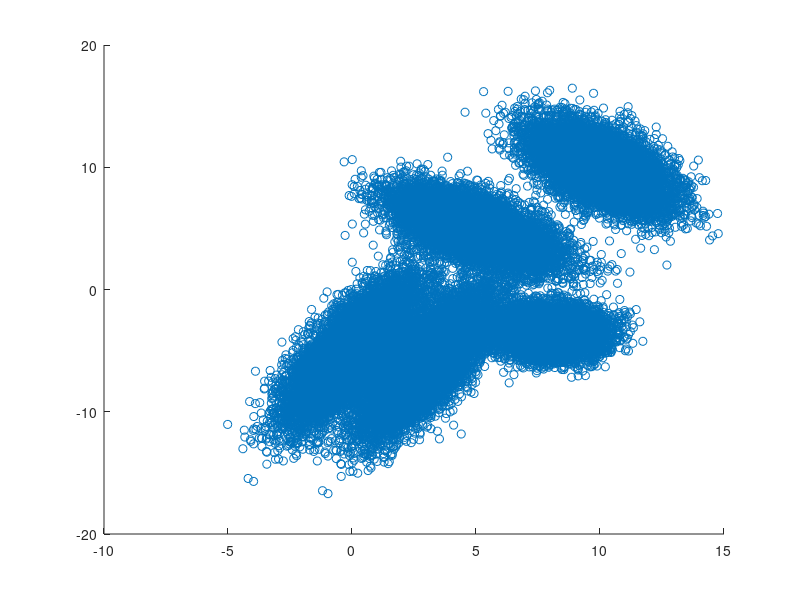

Write the MATLAB code that produced this figure. (Note: this script raises an error after producing the figure.)
clear all
close all

randNumsPerCluster = 10000;                     % Number of random points per cluster
n = 4;
k = 2^n;                                         % Number of centroids

           
randPoints = randn([2 randNumsPerCluster]);     % Creates normally distributed clusters

mag1 = [2 0;0 1];
theta1 = 45 * (pi/180); 
angle1 = [cos(theta1) sin(theta1);-sin(theta1) cos(theta1)];
cluster1 = (angle1 * mag1 * randPoints) + [5; 5];
mag2 = [1 0;0 2];
theta2 = -30 * (pi/180);
angle2 = [cos(theta2) sin(theta2);-sin(theta2) cos(theta2)];
cluster2 = (angle2 * mag2 * randPoints) + [10;10];
mag3 = [3 0;0 0.8];
theta3 = -70 * (pi/180);
angle3 = [cos(theta3) sin(theta3);-sin(theta3) cos(theta3)];
cluster3 = (angle3 * mag3 * randPoints) + [0;-5];
mag4 = [3 0;0 0.8];
theta4 = -70 * (pi/180);
angle4 = [cos(theta3) sin(theta3);-sin(theta3) cos(theta3)];
cluster4 = (angle3 * mag3 * randPoints) + [3;-6];
cluster5 = (randPoints) + [8;-3.5];
randNumsMat =[cluster1, cluster2, cluster3 ,cluster4,cluster5];
randNums = length(randNumsMat(2));   

figure(1)
scatter(randNumsMat(1,:), randNumsMat(2,:),'m.')

randPointsx = randNumsMat(1,:);
randPointsy = randNumsMat(2,:);
clear mag1 mag2 mag3 angle1 angle2 angle3 randNumsPerCluster
clear theta1 theta2 theta3

covData = cov(randNumsMat');
sigmaX = covData(1,1);
sigmaY = covData(2,2);
mu = evenSpread(n, sigmaX, sigmaY);
mu = mu + [mean(randPointsx); mean(randPointsy)]    % evenSpread returns values centered at zero, they need to be shifted to
mu_x = mu(1,:);                                     % the mean of the input data
mu_y = mu(2,:);                 
sigma{k} = 0;
for i = 1:k
    sigma{i} = covData;
end

goodFit = false;
iteration = 1;
fit = 0;
while goodFit == false
                     
    for i = 1:k
        probMat(i,:) = mvnpdf(randNumsMat',[mu_x(i) mu_y(i)],sigma{i});     % Probability for any point existing on any gaussian
    end
    weightMat = probMat(:,:) ./ sum(probMat(:,:));                          % Probability of any point belonging to any centroid compared to others
    mu = [mu_x(:) mu_y(:)];
    oldMu = mu;
    for i = 1:k
        mu_x(i) = sum(weightMat(i,:) .* randNumsMat(1,:))/ sum(weightMat(i,:));   % Updates x and y vectors for mu
        mu_y(i) = sum(weightMat(i,:) .* randNumsMat(2,:))/ sum(weightMat(i,:));
    
        xy_cov(i) = sum(weightMat(i,:) .* ((randPointsx - mu_x(i)) .* (randPointsy - mu_y(i))));
        x_var(i) = sum(weightMat(i,:) .* (randPointsx - mu_x(i)) .^ 2);
        y_var(i) = sum(weightMat(i,:) .* (randPointsy - mu_y(i)) .^ 2);
        sigma{i} = [x_var(i) xy_cov(i); xy_cov(i) y_var(i)] ./ sum(weightMat(i,:));
    end
    
    gaussHeight = sum(weightMat,2) / sum(sum(weightMat));       % Assigns a height to each gaussian
    likelyhood = sum(probMat');
    fit =  [fit, sum(gaussHeight(:) .* likelyhood(:))];
    
    if iteration > 1
        if fit(iteration) - fit(iteration-1) < 0.005
            goodFit = true;
        end
    end
    x1 = -20:0.3:20;
    x2 = -20:0.3:20;
    [X1,X2] = meshgrid(x1,x2);
    X = [X1(:) X2(:)];
    y = 0;
    for i = 1:k
        y = y + mvnpdf(X,[mu_x(i) mu_y(i)],sigma{i}) * gaussHeight(i);
    end
    y = reshape(y,length(x2),length(x1));
    figure(2)
    surf(x1,x2,y)
    pause(0.1)
    mu = [mu_x(:) mu_y(:)];
    iteration = iteration + 1;
end
figure(3)
t = 1:iteration;
plot(t,fit(:))
